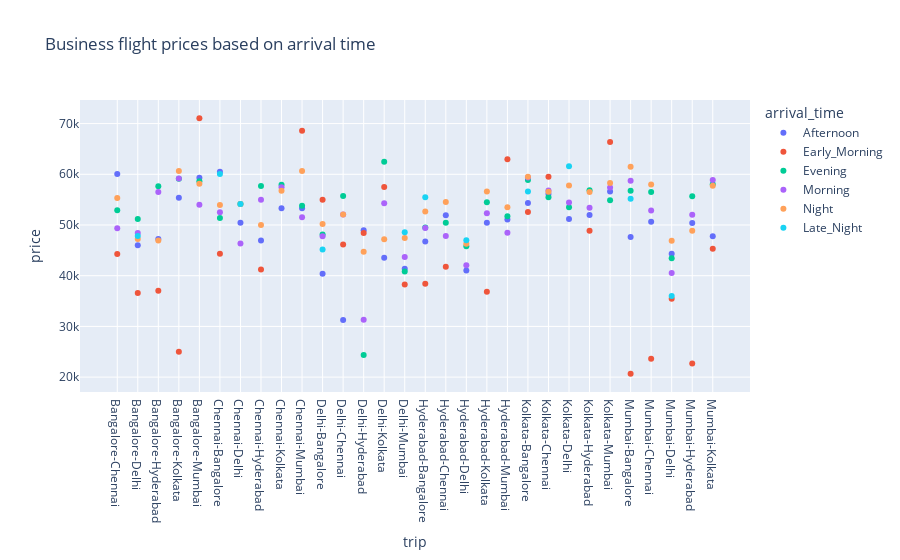

Source (notebook cell):
### Code cell
busi= df[df['class']=='Business']
bus=busi.groupby(['trip','arrival_time'],as_index=False).price.mean()
df_bus=pd.DataFrame(bus)
df_bus. head(20)
px.scatter(df_bus, 
           x= 'trip',
           y= 'price',
           color= 'arrival_time',
           title= 'Business flight prices based on arrival time'
           )

### Figure 1 — Plotly figure (JSON) as saved in the notebook; plotly's stock layout.template omitted (floating-point values rounded to 4 significant figures)
{"data": [{"hovertemplate": "arrival_time=Afternoon<br>trip=%{x}<br>price=%{y}<extra></extra>", "legendgroup": "Afternoon", "marker": {"color": "#636efa", "symbol": "circle"}, "mode": "markers", "name": "Afternoon", "orientation": "v", "showlegend": true, "type": "scatter", "x": ["Bangalore-Chennai", "Bangalore-Delhi", "Bangalore-Hyderabad", "Bangalore-Kolkata", "Bangalore-Mumbai", "Chennai-Bangalore", "Chennai-Delhi", "Chennai-Hyderabad", "Chennai-Kolkata", "Chennai-Mumbai", "Delhi-Bangalore", "Delhi-Chennai", "Delhi-Hyderabad", "Delhi-Kolkata", "Delhi-Mumbai", "Hyderabad-Bangalore", "Hyderabad-Chennai", "Hyderabad-Delhi", "Hyderabad-Kolkata", "Hyderabad-Mumbai", "Kolkata-Bangalore", "Kolkata-Chennai", "Kolkata-Delhi", "Kolkata-Hyderabad", "Kolkata-Mumbai", "Mumbai-Bangalore", "Mumbai-Chennai", "Mumbai-Delhi", "Mumbai-Hyderabad", "Mumbai-Kolkata"], "xaxis": "x", "y": [60080.0, 45980.0, 47240.0, 55350.0, 59330.0, 60500.0, 50440.0, 46950.0, 53280.0, 53310.0, 40390.0, 31290.0, 48950.0, 43560.0, 41350.0, 46760.0, 51910.0, 41030.0, 50430.0, 51090.0, 54320.0, 56100.0, 51210.0, 51970.0, 56590.0, 47640.0, 50630.0, 44340.0, 50390.0, 47800.0], "yaxis": "y"}, {"hovertemplate": "arrival_time=Early_Morning<br>trip=%{x}<br>price=%{y}<extra></extra>", "legendgroup": "Early_Morning", "marker": {"color": "#EF553B", "symbol": "circle"}, "mode": "markers", "name": "Early_Morning", "orientation": "v", "showlegend": true, "type": "scatter", "x": ["Bangalore-Chennai", "Bangalore-Delhi", "Bangalore-Hyderabad", "Bangalore-Kolkata", "Bangalore-Mumbai", "Chennai-Bangalore", "Chennai-Hyderabad", "Chennai-Mumbai", "Delhi-Bangalore", "Delhi-Chennai", "Delhi-Hyderabad", "Delhi-Kolkata", "Delhi-Mumbai", "Hyderabad-Bangalore", "Hyderabad-Chennai", "Hyderabad-Kolkata", "Hyderabad-Mumbai", "Kolkata-Bangalore", "Kolkata-Chennai", "Kolkata-Hyderabad", "Kolkata-Mumbai", "Mumbai-Bangalore", "Mumbai-Chennai", "Mumbai-Delhi", "Mumbai-Hyderabad", "Mumbai-Kolkata"], "xaxis": "x", "y": [44290.0, 36610, 37050.0, 25000, 71030.0, 44330.0, 41230.0, 68570.0, 55000.0, 46140.0, 48450.0, 57470.0, 38280.0, 38420.0, 41750.0, 36850.0, 62960.0, 52570.0, 59521, 48890.0, 66370.0, 20684, 23600.0, 35430.0, 22670.0, 45310.0], "yaxis": "y"}, {"hovertemplate": "arrival_time=Evening<br>trip=%{x}<br>price=%{y}<extra></extra>", "legendgroup": "Evening", "marker": {"color": "#00cc96", "symbol": "circle"}, "mode": "markers", "name": "Evening", "orientation": "v", "showlegend": true, "type": "scatter", "x": ["Bangalore-Chennai", "Bangalore-Delhi", "Bangalore-Hyderabad", "Bangalore-Kolkata", "Bangalore-Mumbai", "Chennai-Bangalore", "Chennai-Delhi", "Chennai-Hyderabad", "Chennai-Kolkata", "Chennai-Mumbai", "Delhi-Bangalore", "Delhi-Chennai", "Delhi-Hyderabad", "Delhi-Kolkata", "Delhi-Mumbai", "Hyderabad-Bangalore", "Hyderabad-Chennai", "Hyderabad-Delhi", "Hyderabad-Kolkata", "Hyderabad-Mumbai", "Kolkata-Bangalore", "Kolkata-Chennai", "Kolkata-Delhi", "Kolkata-Hyderabad", "Kolkata-Mumbai", "Mumbai-Bangalore", "Mumbai-Chennai", "Mumbai-Delhi", "Mumbai-Hyderabad", "Mumbai-Kolkata"], "xaxis": "x", "y": [52890.0, 51200.0, 57650.0, 59100.0, 58610.0, 51360.0, 54140.0, 57710.0, 57960.0, 53800.0, 48120.0, 55720.0, 24360.0, 62460.0, 40850.0, 49530.0, 50460.0, 45790.0, 54490.0, 51730.0, 58890.0, 55480.0, 53520.0, 56860.0, 54870.0, 56770.0, 56480.0, 43430.0, 55660.0, 58060.0], "yaxis": "y"}, {"hovertemplate": "arrival_time=Morning<br>trip=%{x}<br>price=%{y}<extra></extra>", "legendgroup": "Morning", "marker": {"color": "#ab63fa", "symbol": "circle"}, "mode": "markers", "name": "Morning", "orientation": "v", "showlegend": true, "type": "scatter", "x": ["Bangalore-Chennai", "Bangalore-Delhi", "Bangalore-Hyderabad", "Bangalore-Kolkata", "Bangalore-Mumbai", "Chennai-Bangalore", "Chennai-Delhi", "Chennai-Hyderabad", "Chennai-Kolkata", "Chennai-Mumbai", "Delhi-Bangalore", "Delhi-Chennai", "Delhi-Hyderabad", "Delhi-Kolkata", "Delhi-Mumbai", "Hyderabad-Bangalore", "Hyderabad-Chennai", "Hyderabad-Delhi", "Hyderabad-Kolkata", "Hyderabad-Mumbai", "Kolkata-Bangalore", "Kolkata-Chennai", "Kolkata-Delhi", "Kolkata-Hyderabad", "Kolkata-Mumbai", "Mumbai-Bangalore", "Mumbai-Chennai", "Mumbai-Delhi", "Mumbai-Hyderabad", "Mumbai-Kolkata"], "xaxis": "x", "y": [49350.0, 48430.0, 56530.0, 59190.0, 54010.0, 52520.0, 46370.0, 54970.0, 57460.0, 51540.0, 47790.0, 52060.0, 31300.0, 54310.0, 43680.0, 49430.0, 47830.0, 42060.0, 52310.0, 48470.0, 59350.0, 56810.0, 54450.0, 53390.0, 57420.0, 58730.0, 52850.0, 40530.0, 52040.0, 58870.0], "yaxis": "y"}, {"hovertemplate": "arrival_time=Night<br>trip=%{x}<br>price=%{y}<extra></extra>", "legendgroup": "Night", "marker": {"color": "#FFA15A", "symbol": "circle"}, "mode": "markers", "name": "Night", "orientation": "v", "showlegend": true, "type": "scatter", "x": ["Bangalore-Chennai", "Bangalore-Delhi", "Bangalore-Hyderabad", "Bangalore-Kolkata", "Bangalore-Mumbai", "Chennai-Bangalore", "Chennai-Delhi", "Chennai-Hyderabad", "Chennai-Kolkata", "Chennai-Mumbai", "Delhi-Bangalore", "Delhi-Chennai", "Delhi-Hyderabad", "Delhi-Kolkata", "Delhi-Mumbai", "Hyderabad-Bangalore", "Hyderabad-Chennai", "Hyderabad-Delhi", "Hyderabad-Kolkata", "Hyderabad-Mumbai", "Kolkata-Bangalore", "Kolkata-Chennai", "Kolkata-Delhi", "Kolkata-Hyderabad", "Kolkata-Mumbai", "Mumbai-Bangalore", "Mumbai-Chennai", "Mumbai-Delhi", "Mumbai-Hyderabad", "Mumbai-Kolkata"], "xaxis": "x", "y": [55310.0, 47220.0, 46940.0, 60650.0, 58150.0, 53950.0, 54130.0, 50010.0, 56770.0, 60630.0, 50180.0, 52050.0, 44720.0, 47200.0, 47440.0, 52640.0, 54530.0, 46300.0, 56620.0, 53500.0, 59520.0, 56580.0, 57780.0, 56510.0, 58300.0, 61480.0, 58000.0, 46870.0, 48840.0, 57760.0], "yaxis": "y"}, {"hovertemplate": "arrival_time=Late_Night<br>trip=%{x}<br>price=%{y}<extra></extra>", "legendgroup": "Late_Night", "marker": {"color": "#19d3f3", "symbol": "circle"}, "mode": "markers", "name": "Late_Night", "orientation": "v", "showlegend": true, "type": "scatter", "x": ["Bangalore-Delhi", "Chennai-Bangalore", "Chennai-Delhi", "Delhi-Bangalore", "Delhi-Mumbai", "Hyderabad-Bangalore", "Hyderabad-Delhi", "Kolkata-Bangalore", "Kolkata-Delhi", "Mumbai-Bangalore", "Mumbai-Delhi"], "xaxis": "x", "y": [47850.0, 60070.0, 54120.0, 45180.0, 48580.0, 55480.0, 46990.0, 56600.0, 61600.0, 55150.0, 35980.0], "yaxis": "y"}], "layout": {"legend": {"title": {"text": "arrival_time"}, "tracegroupgap": 0}, "title": {"text": "Business flight prices based on arrival time"}, "xaxis": {"anchor": "y", "domain": [0, 1], "title": {"text": "trip"}}, "yaxis": {"anchor": "x", "domain": [0, 1], "title": {"text": "price"}}}}
